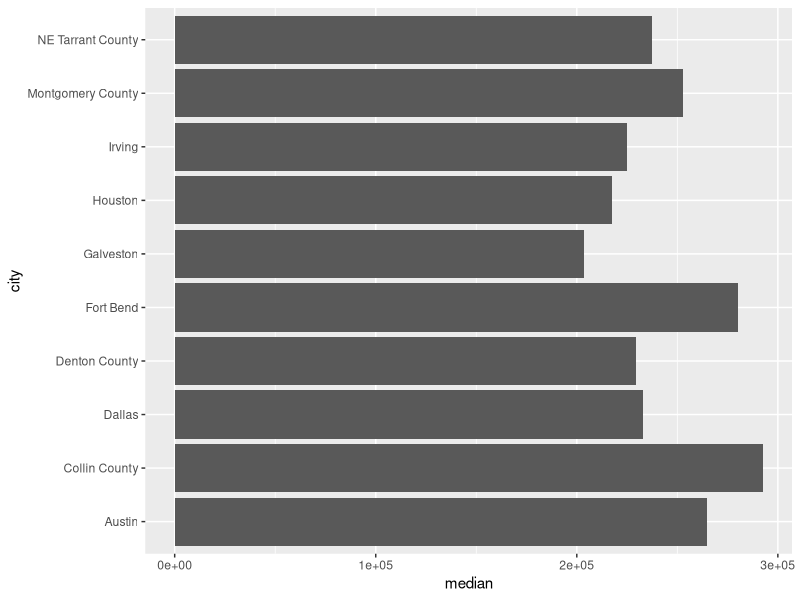
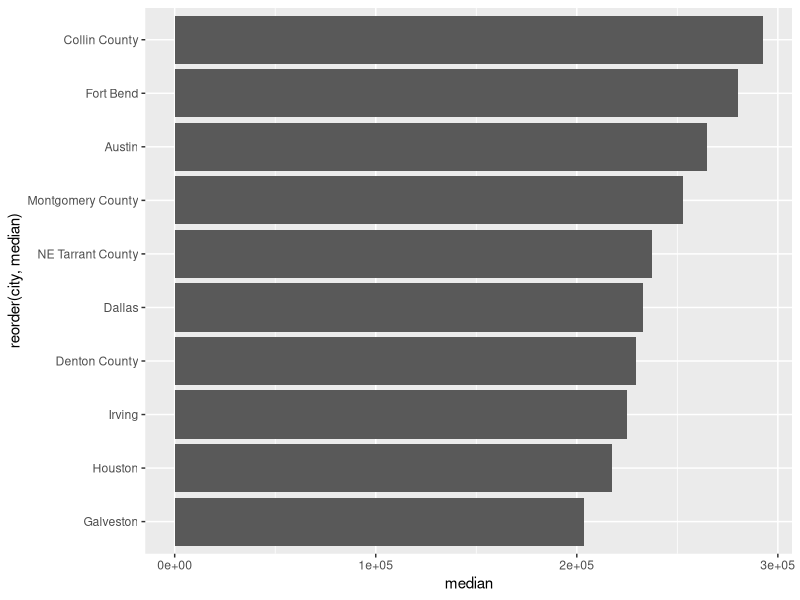

Source code (R) for these figures, in order:
## ---- chunk 1
# The following code is a basic setup of options for your document
# You won't have to edit it (unless you want to!)
knitr::opts_chunk$set(echo = TRUE, eval = TRUE,  
                      warning = FALSE, message = FALSE, 
                      fig.align = "center",
                      R.options = list(max.print=100))

# Edit the file starting below
## ---- chunk 2
# Call the tidyverse package
library(tidyverse)
## ---- chunk 3
# Save dataset as a dataframe in your environment
txhousing <- as.data.frame(txhousing)

# Use glimpse(), a dplyr function similar to str() and head() with the pipe
glimpse(txhousing) 

# filter() chooses only rows you want
## ---- chunk 4
# check how the pipe works
1:10 %>% sum() # instead of sum(1:10)

# add as many operations as needed...
1:10 %>% sum() %>% sqrt() # instead of sqrt(sum(1:10))
1:10 %>% sum() %>% sqrt() %>% log() # instead of?
## ---- chunk 5
# Write code here
## ---- chunk 6
# Filter a categorical variable
txhousing %>%
  filter(city == "Austin")
## ---- chunk 7
# Filter with multiple criteria
txhousing %>% 
  filter(city == "Austin" & sales <= 1000)
## ---- chunk 8
# Filter a numeric variable to a given range
txhousing %>% 
  filter(between(sales,900,1000)) # between(variable, min, max)

# slice() grab rows by row index
txhousing %>% slice(1, n()) # grab first row and last row
txhousing %>% slice(1:3) #grab first three rows
## ---- chunk 9
# Write code here
txhousing %>% filter(city == "Houston" & month == 12 & (year == 2000 | year == 2010))
## ---- chunk 10
# Sort by median house price, least-to-greatest 
txhousing %>% 
  arrange(median)
## ---- chunk 11
# Sort by city reverse-alphabetically, year and month reverse-chronologically
txhousing %>% 
  arrange(desc(city), desc(year), desc(month))
## ---- chunk 12
# Write code here
txhousing %>% 
  filter(city == "Dallas" & year == 2012) %>%
  arrange(listings)
## ---- chunk 13
# Select to keep only some variables
txhousing %>% 
  dplyr::select(city, year, inventory) 
# Note: need to specify the "select" function from the dplyr package if this error occurs:
# Error in select(.,...) unused arguments
## ---- chunk 14
# Select to keep columns using indexes
txhousing %>% 
  dplyr::select(1,2,8)
## ---- chunk 15
# Drop variables using "-"
txhousing %>%
   dplyr::select(-city, -year, -inventory)
## ---- chunk 16
# Move median and inventory to the front
# Use everything() to keep everything else in the same order
txhousing %>% 
  dplyr::select(median, inventory, everything())
## ---- chunk 17
# Select and rename...
txhousing %>% 
  select(Location = city, 
         "Calendar_Year" = year, 
         "Total_Listings" = listings)
## ---- chunk 18
# or just use rename()
txhousing %>% 
  rename(Location = city, 
         "Calendar Year" = year, 
         "Total Listings" = listings)
## ---- chunk 19
# Compare select() and pull()
# select() selects column(s) in data frame
sales_1 <- txhousing %>% select(sales) # results in ?
# pull() pulls the data from the column and makes it a numeric array
sales_2 <- txhousing %>% pull(sales)  # results in ?
class(sales_1) 
class(sales_2)
## ---- chunk 20
# Write code here
## ---- chunk 21
# Chain functions with a pipe after each
txhousing %>% 
  filter(year == 2015, month == 7) %>% # Filter by year 2015, month of July
  dplyr::select(city, median) %>% # Keep city and median
  arrange(desc(median)) %>% # Arrange by descending median
  head(10) # Show first 10 rows
## ---- chunk 22
# Let's add a ggplot after using the dplyr functions above!
txhousing %>% 
  filter(year == 2015, month == 7) %>% 
  dplyr::select(city, median) %>% 
  arrange(desc(median)) %>%
  head(10) %>%
  ggplot(aes(y = city, x = median)) + 
  geom_bar(stat = "identity")
## ---- chunk 23
# Reorder the cities by median sale price
txhousing %>% 
  filter(year == 2015, month == 7) %>% 
  dplyr::select(city, median) %>% 
  arrange(desc(median)) %>%
  head(10) %>%
  ggplot(aes(y = reorder(city, median), x = median)) + # reorder the y-axis # reorder(variable, redorder by)
  geom_bar(stat="identity")
## ---- chunk 24
# Find the average sale price per row and create new column in dataset
txhousing %>% 
  mutate(average = volume/sales)

# recode numeric variable into character
txhousing %>% mutate(month2 = recode(month, "Jan", "Feb", "Mar", "Apr", "May", "Jun", "Jul", "Aug", "Sep", "Oct", "Nov", "Dec")) # if month is 1, then it becomes Jan, if month is 2 it becomes Feb
## ---- chunk 25
# Write code here
txhousing %>% 
  mutate(average = volume/sales) %>%
  mutate(position = average - sales)
## ---- chunk 26
# Find the mean volume
txhousing %>% 
  summarize(mean_vol = mean(volume, na.rm = T))
## ---- chunk 27
# Add more summaries:
# the mean volume, number of rows, and number of distinct cities 
txhousing %>% 
  summarize(mean_vol = mean(volume, na.rm = T), # ignore NA values
            n_rows = n(), # number of rows
            n_cities = n_distinct(city)) # number of distinct values
## ---- chunk 28
# Write code here
txhousing %>% 
  filter(year == 2015 & city == "Austin") %>%
  summarize(mean_volume = mean(volume, na.rm = T), mean_listings = mean(listings))
## ---- chunk 29
# Find summaries by subgroups
txhousing %>% 
  group_by(city) %>% # subsets per city, per year # separates data into chunks by city
  summarize(mean_vol = mean(volume, na.rm = T), # mean volume
            sd_vol = sd(volume, na.rm = T), # standard deviation
            n = n(), # count observations per subgroup
            se_vol = sd_vol/sqrt(n)) # use recently defined variables

txhousing %>% 
  group_by(city,year) %>% # subsets per city, per year # separates data into by city and year
  summarize(mean_vol = mean(volume, na.rm = T), # mean volume
            sd_vol = sd(volume, na.rm = T), # standard deviation
            n = n(), # count observations per subgroup
            se_vol = sd_vol/sqrt(n)) # use recently defined variables
## ---- chunk 30
# Stop grouping with ungroup()
txhousing %>% 
  group_by(year) %>% # subsets per year
  summarize(count = n()) %>% # count how many observations per year
  ungroup() %>% # ungroup to consider all years
  summarize(n_distinct(count)) # how many of these counts are distinct?
## ---- chunk 31
# Your turn!

## ---- chunk 32
# Your turn!

## ---- chunk 33
# Your turn!

